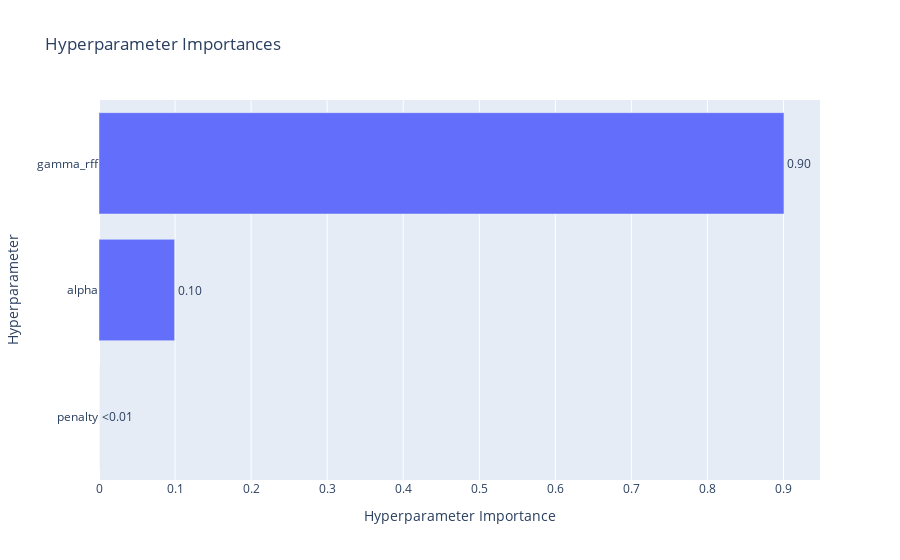

Notebook cell for this chart:
### Code cell
visualizations['param_importances']

### Figure 1 — Plotly figure (JSON) as saved in the notebook; plotly's stock layout.template omitted (floating-point values rounded to 4 significant figures)
{"data": [{"cliponaxis": false, "hovertemplate": ["penalty (CategoricalDistribution): 0.0<extra></extra>", "alpha (FloatDistribution): 0.09939694821378935<extra></extra>", "gamma_rff (FloatDistribution): 0.9006030517862106<extra></extra>"], "name": "Objective Value", "orientation": "h", "text": ["<0.01", "0.10", "0.90"], "textposition": "outside", "type": "bar", "x": [0, 0.0994, 0.9006], "y": ["penalty", "alpha", "gamma_rff"]}], "layout": {"title": {"text": "Hyperparameter Importances"}, "xaxis": {"title": {"text": "Hyperparameter Importance"}}, "yaxis": {"title": {"text": "Hyperparameter"}}}}
